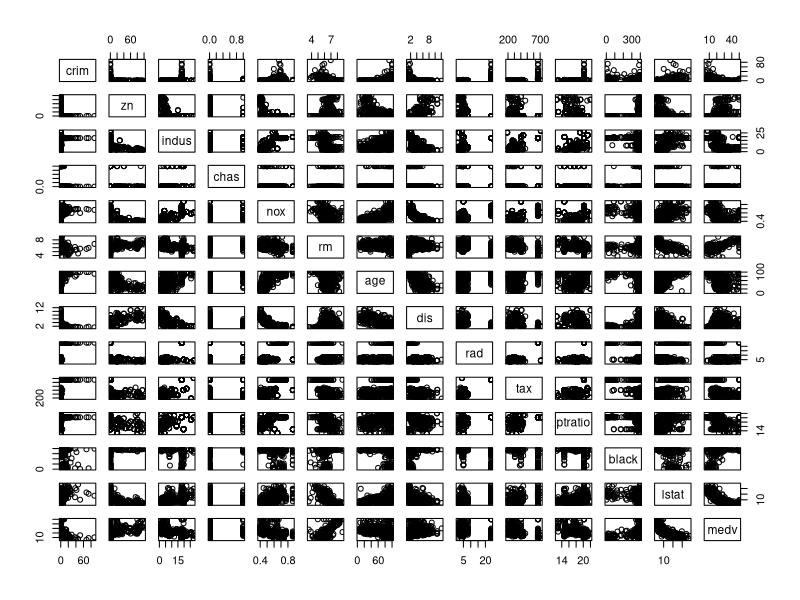
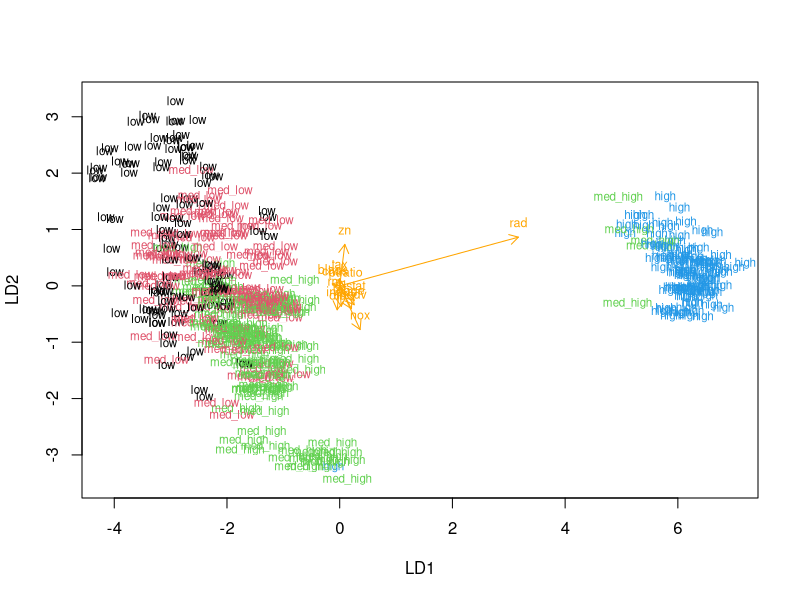

The R source for these figures, in order:
## ---- chunk 1
library(MASS)
# load the data
data("Boston")
# explore the dataset
str(Boston)
dim(Boston)

## ---- chunk 2
library(MASS)
summary(Boston)
# plot matrix of the variables
pairs(Boston)
## ---- chunk 3
# center and standardize variables
boston_scaled <- scale(Boston)
# summaries of the scaled variables
summary(boston_scaled)
# class of the boston_scaled object
class(boston_scaled)
# change the object to data frame
boston_scaled <- as.data.frame(boston_scaled)

## ---- chunk 4

# create a quantile vector of crim and print it
bins <- quantile(boston_scaled$crim)
bins
# create a categorical variable 'crime'
crime <- cut(boston_scaled$crim, breaks = bins, include.lowest = TRUE, labels = c("low", "med_low", "med_high", "high"))

# remove original crim from the dataset
boston_scaled <- dplyr::select(boston_scaled, -crim)
# add the new categorical value to scaled data
boston_scaled <- data.frame(boston_scaled, crime)
# boston_scaled is available

# number of rows in the Boston dataset 
n <- nrow(boston_scaled)

# choose randomly 80% of the rows
ind <- sample(n,  size = n * 0.8)

# create train set
train <- boston_scaled[ind,]

# create test set 
test <- boston_scaled[-ind,]

# save the correct classes from test data
correct_classes <- test$crime

# remove the crime variable from test data
test <- dplyr::select(test, -crime)

## ---- chunk 5
# linear discriminant analysis
lda.fit <- lda(crime ~ ., data = train)

# print the lda.fit object
lda.fit

# the function for lda biplot arrows
lda.arrows <- function(x, myscale = 1, arrow_heads = 0.1, color = "orange", tex = 0.75, choices = c(1,2)){
  heads <- coef(x)
  arrows(x0 = 0, y0 = 0, 
         x1 = myscale * heads[,choices[1]], 
         y1 = myscale * heads[,choices[2]], col=color, length = arrow_heads)
  text(myscale * heads[,choices], labels = row.names(heads), 
       cex = tex, col=color, pos=3)
}

# target classes as numeric
classes <- as.numeric(train$crime)

# plot the lda results
plot(lda.fit, dimen = 2, col = classes, pch = classes)
lda.arrows(lda.fit, myscale = 1)
## ---- chunk 6
# predict classes with test data
lda.pred <- predict(lda.fit, newdata = test)

# cross tabulate the results
table(correct = correct_classes, predicted = lda.pred$class)

